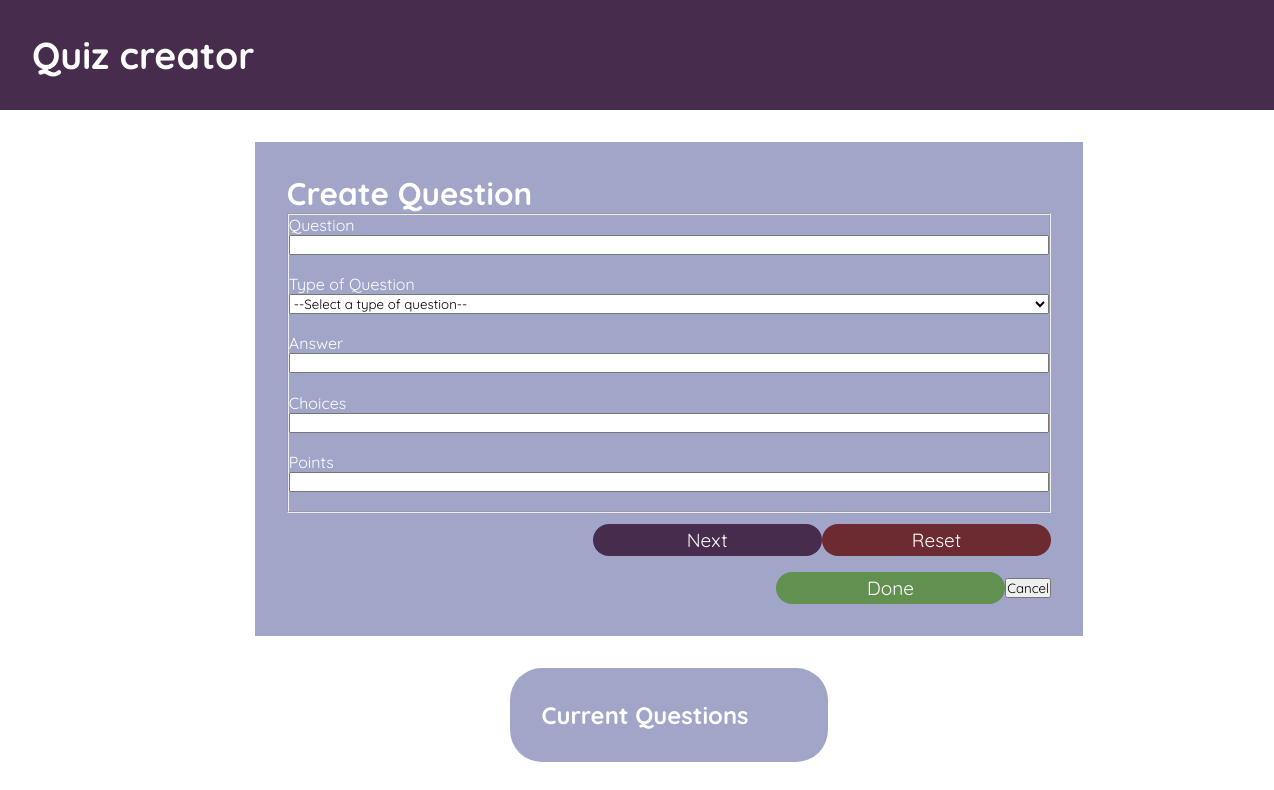
/teachermodule/teacherCreateQuestions.php?quiz_code=adqs001, run on an earlier commit of the app's database.
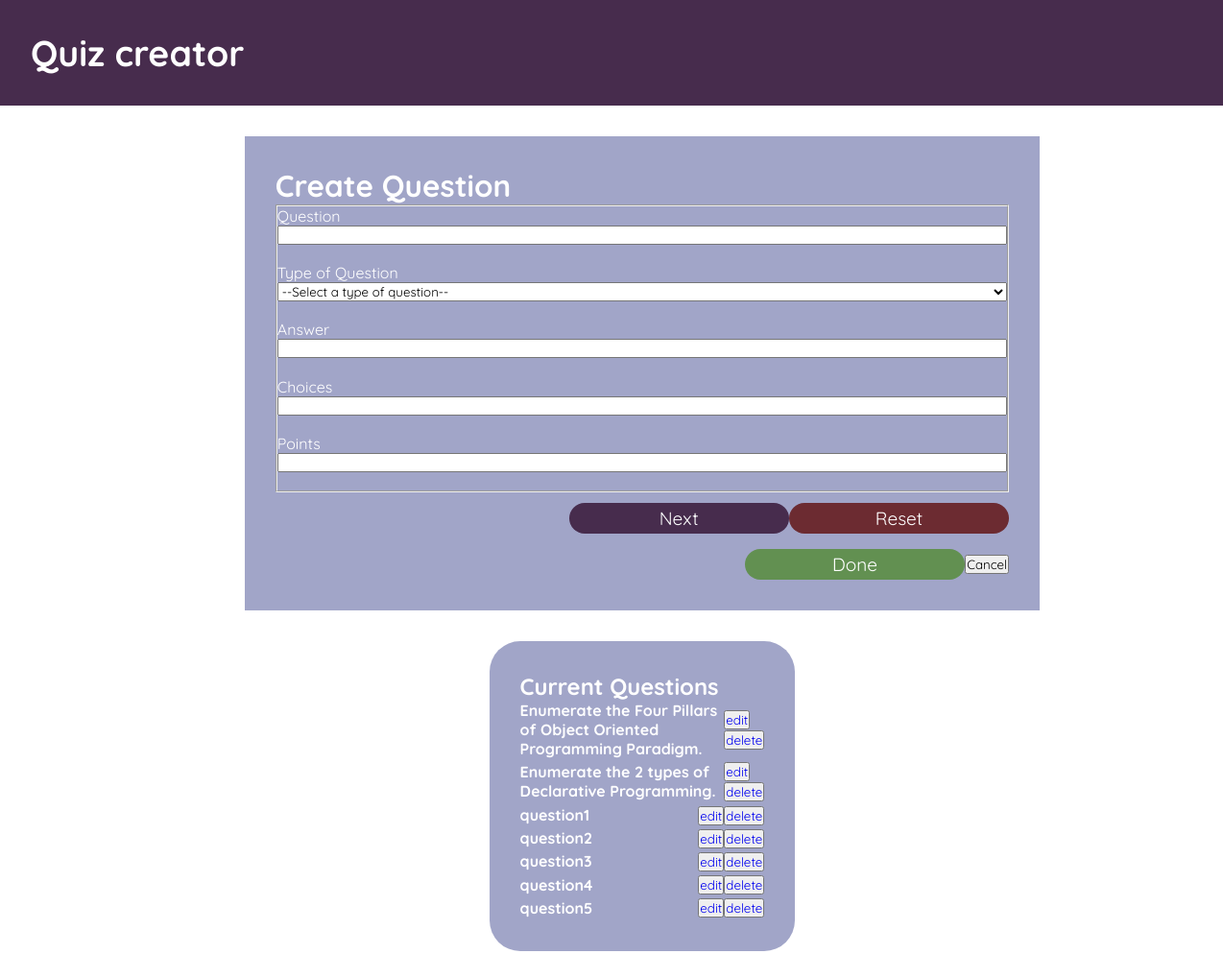
And on a later commit of the database.
### tables this page shows
CREATE TABLE `quiz_inventory` (
  `quiz_code` varchar(45) DEFAULT NULL,
  `type_of_quiz` text DEFAULT NULL,
  `question` text DEFAULT NULL,
  `choices` text DEFAULT NULL,
  `answer` text DEFAULT NULL,
  `points` int(11) DEFAULT NULL
);

### teachermodule/rQuestions.php (the view, shortened to what this page needs)
<?php
    include "config.php";
    $sql = "SELECT `question` FROM `quiz_inventory` WHERE `quiz_code` = '" . $_SESSION['quiz_code'] . "'";
    $result = mysqli_query($connection, $sql);
    while ($row = $result->fetch_assoc()) {
        echo "<div>";
        echo "<h4>". $row['question'] . "</h4>";
        echo "<div>";
        echo "<button class='editQuestion'><a href='teacherEditQuestion.php?quiz_code=" . $_SESSION['quiz_code'] . "&question=". $row['question'] . "'> edit </a></button>";
        echo "<button class='Delete'><a href='dQuestion.php?quiz_code=" . $_SESSION['quiz_code'] . "&question=". $row['question'] . "'> delete </a>";
        echo "</div>";
        echo "</div>";
    }
?>

### teachermodule/teacherCreateQuestions.php (shortened to what this page needs)
<?php
$quiz_code = $_SESSION['quiz_code'];
?>
<!DOCTYPE html>
<html lang="en">
<head>
    <link rel="stylesheet" href="./styles/teacherCreateQuiz.css">
</head>
<body>
    <header>
        <h2> Quiz creator </h2>
    </header>
    <main>
        <div id="questionSection">
            <section-left>
                <h3> Current Questions </h3>
                <div class="studentQuizzes">
                    <?php
                        include "rQuestions.php";
                    ?>
                </div>
            </section-left>
            <section-right>
                <h2> Create Question </h2>
                <form action="cQuestion.php" name="QuestionForm" method="POST" id="QuestionForm" target="hiddenFrame" onsubmit="this.submit(); history.go(0)">
                    <fieldset>
                        <label class="Question"> Question </label>
                        <input type="text" name="question" id="question" required>
                        <label class="Question"> Type of Question</label>
                        <select class="Question" onchange="mcOrNot(this)" name="type_of_quiz" id="type_of_quiz">
                            <option name="_">--Select a type of question--</option>
                        </select>
                        <label class="Question" id="answerpart"> Answer </label>
                        <input type="text" name="answer" id="answer"required>
                        <label class="Question" id="ifYesLabel" style="display: block;" placeholder="Use ' , ' to seperate your answers"> Choices </label>
                        <input type="text" id="ifYesInput" style="display: block;" name="choices" id="choices">
                        <label class="Question" id="points"> Points </label>
                        <input type="text" name="points" id="points">
                    </fieldset>
                    <div>
                        <div>
                            <input type="submit" value="Next" name="submitCQuestion" id="submitForm">
                            <input type="reset" value="Reset">
                        </div>
                    </div>
                </form>
                <div>
                    <button class="submitBTN" name="submitCQuestion" value="submit" onclick=<?php if (strpos($_SERVER['HTTP_REFERER'], "teacherCreateQuiz.php")) { echo "location.href='teacherModule.php'";} else { echo "history.go(-1)";}?>> Done </button>
                    <?php
                    if (strpos($_SERVER['HTTP_REFERER'], "teacherCreateQuiz.php")) {
                        echo "<button class='Delete'><a onClick=\"javascript: return confirm('Are you sure you want to cancel? All data will be lost.');\" href=deleteQuizList.php?quiz_code=" . $quiz_code . " style='text-decoration: none; '> Cancel </a></button>";
                    } else {
                        echo "<button class='Delete'><a onClick=history.go(-1) style='text-decoration: none; '> Cancel </a></button>";
                    }
                    ?>
                </div>
            </section-right>
        </div>
    </main>
</body>
</html>

### teachermodule/styles/teacherCreateQuiz.css (style rules this page uses)
* { margin: 0; padding: 0; list-style: none; text-decoration: none; font-family: var(--fnt-Quicksand); }
body { display: flex; flex-direction: column; height: 100vh; }
#questionSection { flex-direction: column-reverse; row-gap: 2rem; }
h2 { font-size: 3.3ch; }
h3 { font-size: 2.5ch; }
header { background-color: #472C4D; padding: 2rem; color: white; font-size: 2ch; width: 100%; }
fieldset { display: flex; flex-direction: column; }
fieldset > *:is(input) { margin-bottom: 1.2rem; }
main { width: 100%; display: flex; flex-direction: column; align-items: center; padding: 2rem; color: white; }
main > :nth-child(2) { display: flex; flex-direction: column; justify-content: center; align-items: center; width: 100%; column-gap: 2rem; margin: 0 auto; }
main > :nth-child(2) > section-left { width: 20%; padding: 2rem; border-radius: 2rem; background-color: #A1A5C8; }
main > :nth-child(2) > section-left > div > * { display: flex; align-items: center; justify-content: space-between; margin-bottom: 0.2rem; }
main > :nth-child(2) > section-right { width: 60%; background-color: #A1A5C8; padding: 2rem; display: flex; flex-direction: column; }
form { display: flex; flex-direction: column; row-gap: 0.3rem; }
form > :is(input), :is(select) { margin-bottom: 1.2rem; }
form > :nth-child(2) > * { display: flex; align-items: center; justify-content: right; margin-top: 0.4rem; }
input[type=submit], input[type=reset], .cancelBTN, .submitBTN, .returnBTN { width: 30%; height: 2rem; background-color: #472C4D; border: none; border-radius: 2rem; color: white; font-size: 2ch; cursor: pointer; transition: background-color 0.17s ease-in-out; }
section-right > :nth-child(3) { display: flex; align-items: center; justify-content: right; margin-top: 1rem; }
.submitBTN { background-color: #629051; color: white; }
.cancelBTN,input[type=reset] { background-color: #6c2b31; color: white; }

What changed in the data, as far as the page shows it:
added quiz_inventory: question "Enumerate the Four Pillars of Object Oriented Programming Paradigm."
added quiz_inventory: question "Enumerate the 2 types of Declarative Programming."
added quiz_inventory: question "question1"
added quiz_inventory: question "question2"
added quiz_inventory: question "question3"
added quiz_inventory: question "question4"
added quiz_inventory: question "question5"
